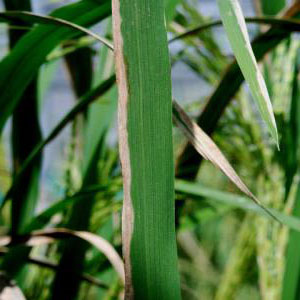
#> input picture err_dir/BACTERIALBLIGHT_009_i.png, 300 x 300 px, given in place of DSC_0306_1.jpg, which was not available
$ jupyter execute --allow-errors '计算病害等级.ipynb'   (text cells are left out)
#> lines starting #> are read from the running program, lines starting #| are printed output that depends on the picture; after the words box and inside, x2 and y2 are one past the last pixel; in counts of white or black regions, pixels touching at a corner belong together; pictures that were not available may be replaced by others from this repository, and a replacement may not be noted
[cell 1]
import cv2

try:
    from PIL import Image
except ImportError:
    import Image
import numpy as np
from pathlib import Path
import os
import shutil
from shutil import copy2

[cell 2]
# pic_data/BrownSpot/brownSpot_40
# D:\帅璐宇\tools\pic_data\BrownSpot\brownSpot_40  "//" xyp/  202207092/bs150
# BacterialBlight51  Blast51 BrownSpot96  BB51_10 B51_10 BS96_10  nnndata/Blast_159_1749 BacterialBlight_154_1630
root = Path(r"E:\data\ricedata_v3.0\BrownSpot_150_3")
for i in range(6):
    pathname = 'Severity_{}'.format(i)
    if not (root / pathname).exists():
        os.mkdir(root / pathname)
        os.mkdir(root / pathname / "JPEGImages")
        os.mkdir(root / pathname / "SegmentationClass")
    elif not (root / pathname / "JPEGImages").exists():
        os.mkdir(root / pathname / "JPEGImages")
    elif not (root / pathname / "SegmentationClass").exists():
        os.mkdir(root / pathname / "SegmentationClass")
# [10 lines of commented-out code are left out]
root_img = root / "JPEGImages"
root_mask = root / "SegmentationClass"


save_img_0 = root / "Severity_0" / "JPEGImages"
save_mask_0 = root / "Severity_0" / "SegmentationClass"
save_img_1 = root / "Severity_1" / "JPEGImages"
save_mask_1 = root / "Severity_1" / "SegmentationClass"
save_img_2 = root / "Severity_2" / "JPEGImages"
save_mask_2 = root / "Severity_2" / "SegmentationClass"
save_img_3 = root / "Severity_3" / "JPEGImages"
save_mask_3 = root / "Severity_3" / "SegmentationClass"
save_img_4 = root / "Severity_4" / "JPEGImages"
save_mask_4 = root / "Severity_4" / "SegmentationClass"
save_img_5 = root / "Severity_5" / "JPEGImages"
save_mask_5 = root / "Severity_5" / "SegmentationClass"
orig_list = [path.stem for path in root_img.iterdir()]
mask_list = [path.stem for path in root_mask.iterdir()]
leavelnum = [0,0,0,0,0,0]
whichnum = [0, 0]
for name in orig_list:
        name = 'DSC_0306_1'
    # if (name in mask_list) and (name != 'Thumbs'):

        path_orig = root_img / (name + '.jpg')
        path_mask = root_mask / (name + '.png')
        print(path_orig)
        img_src = cv2.imread(str(path_orig))
#> img_src is the input picture: shape (300, 300, 3); mean B, G, R 64.1, 110.9, 79.9
        image = cv2.imread(str(path_mask), 0)
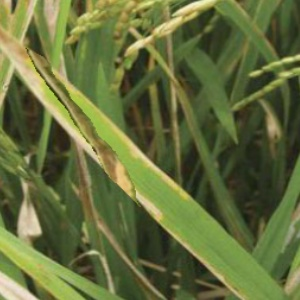
#> input picture err_dir/BACTERIALBLIGHT_038_0_i.png, 300 x 300 px, given in place of DSC_0306_1.png, which was not available
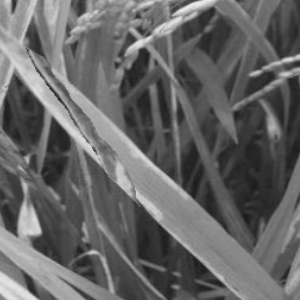
#> image: shape (300, 300); min 24, max 238, mean 101.3
        # img_src = Image.open(str(path_orig))
        # image = Image.open(str(path_mask))
        # image = cv2.imread(str(path_mask))
        height = image.shape[0]
#> height = 300
        width = image.shape[1]
#> width = 300
        k = 0
        m = 0

        # 计算各颜色像素面积
        for i in range(height):
            for j in range(width):
                if (image[i, j] == 106):
                    m = m + 1
                elif (image[i, j] != 0):
                    k = k + 1
#> after the loop, k = 89405; m = 595
        n = 0
        a = 0
        b = 0
        # 按面积比例划分病变等级
        if (k == 0):
            a = 0

        elif (k / (m + k) <= 0.1):
            a = 1
        elif (k / (m + k) > 0.1 and k / (m + k) <= 0.25):
            a = 2
        elif (k / (m + k) > 0.25 and k / (m + k) <= 0.45):
            a = 3
        elif (k / (m + k) > 0.45 and k / (m + k) <= 0.65):
            a = 4
        elif (k / (m + k) > 0.65):
            a = 5
        else:
            pass
        # image = cv2.imread(str(path_mask), 0)

        h = image.shape[0]
#> h = 300
        w = image.shape[1]
#> w = 300
        for i in range(h):
            for j in range(w):
                if (image[i, j] == 106):
                    image[i, j] = 0
                elif (image[i, j] != 0):
                    image[i, j] = 225
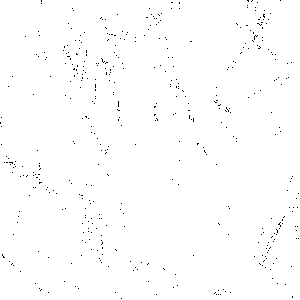
#> image: shape (300, 300); values 0 (black) and 225 (white), 99.3% white; black in thin lines or dots
        # 轮廓发现

        contours, hierarchy = cv2.findContours(image, cv2.RETR_EXTERNAL, cv2.CHAIN_APPROX_SIMPLE)
#> contours = 1 contour; box (x1, y1, x2, y2) and area: (0, 0, 300, 300) 89390
        # 在图片上显示信息 并画框
        dn = len(contours)
#> dn = 1
        if dn >= 1 and dn <= 5:
            b = 1
        elif dn > 5 and dn <= 10:
            b = 2
        elif dn > 10 and dn <= 15:
            b = 3
        elif dn > 15 and dn <= 20:
            b = 4
        elif dn > 20:
            b = 5
        else:
            b = 0
        c = 0
        if (a >= b):
            c = a
            whichnum[0] += 1
        else:
            c = b
            whichnum[1] += 1
        leavelnum[c] += 1
        if (c == 1):
            # cv2.imwrite(str(save_img_1 / (path_orig.stem + '.jpg')), img_src)
            shutil.copy(path_orig, save_img_1)
            shutil.copy(path_mask, save_mask_1)

            # cv2.imwrite(str(save_mask_1 / (path_orig.stem + '.png')), image)
        elif (c == 2):
            shutil.copy(path_orig, save_img_2)
            shutil.copy(path_mask, save_mask_2)
        elif (c == 3):
            shutil.copy(path_orig, save_img_3)
            shutil.copy(path_mask, save_mask_3)
        elif (c == 4):
            shutil.copy(path_orig, save_img_4)
            shutil.copy(path_mask, save_mask_4)
        elif (c == 5):
            shutil.copy(path_orig, save_img_5)
            shutil.copy(path_mask, save_mask_5)
        else:
            shutil.copy(path_orig, save_img_0)
            shutil.copy(path_mask, save_mask_0)
print(leavelnum, whichnum)

[cell 3]
print(leavelnum, whichnum)

#> (a cell that did not finish here is left out)

[cell 5]
# [87 lines left out: function get_info, not called in this run]

[cell 6]
import cv2
from pathlib import Path

err_dir = Path('./err_dir')
class_metric_list = dict(
    class_bs = [[0,0,0,0,0,0],    [0,0,0,0,0,0],    [0,0,0,0,0,0],    [0,0,0,0,0,0],    [0,0,0,0,0,0],    [0,0,0,0,0,0]],
    class_bb = [[0,0,0,0,0,0],    [0,0,0,0,0,0],    [0,0,0,0,0,0],    [0,0,0,0,0,0],    [0,0,0,0,0,0],    [0,0,0,0,0,0]],
    class_b = [[0,0,0,0,0,0],    [0,0,0,0,0,0],    [0,0,0,0,0,0],    [0,0,0,0,0,0],    [0,0,0,0,0,0],    [0,0,0,0,0,0]]
)
metric_list = [    [0,0,0],    [0,0,0],    [0,0,0]]
class_dicts = {0:'class_bs', 1:'class_b', 2:'class_bb'}

gray_root = Path(r'E:\data\ricedata_v3.0\cp\SegmentationClass')
pre_root = Path(r'D:\yesy\SegFormer-master\tools\new3sly23show_dir')
ima_root = Path(r'E:\data\ricedata_v3.0\cp\JPEGImages')
# gray_list = [path for path in gray_root.iterdir()]

whichnum = [0,0]
leavelnum= [0,0,0,0,0,0]
#> (the rest of this cell did not finish here and is left out)

[cell 7]
import cv2
from pathlib import Path


class_metric_list = dict(
    class_bs = [[0,0,0,0,0,0],    [0,0,0,0,0,0],    [0,0,0,0,0,0],    [0,0,0,0,0,0],    [0,0,0,0,0,0],    [0,0,0,0,0,0]],
    class_bb = [[0,0,0,0,0,0],    [0,0,0,0,0,0],    [0,0,0,0,0,0],    [0,0,0,0,0,0],    [0,0,0,0,0,0],    [0,0,0,0,0,0]],
    class_b = [[0,0,0,0,0,0],    [0,0,0,0,0,0],    [0,0,0,0,0,0],    [0,0,0,0,0,0],    [0,0,0,0,0,0],    [0,0,0,0,0,0]]
)
metric_list = [    [0,0,0],    [0,0,0],    [0,0,0]]
class_dicts = {0:'class_bs', 1:'class_b', 2:'class_bb'}

gray_root = Path(r'E:\data\ricedata_v3.0\cp\SegmentationClass')
pre_root = Path(r'D:\yesy\SegFormer-master\tools\newdr18show_dir')
# gray_list = [path for path in gray_root.iterdir()]

whichnum = [0,0]
leavelnum= [0,0,0,0,0,0]
#> (the rest of this cell did not finish here and is left out)

[cell 8]
import cv2
from pathlib import Path


class_metric_list = dict(
    class_bs = [[0,0,0,0,0,0],    [0,0,0,0,0,0],    [0,0,0,0,0,0],    [0,0,0,0,0,0],    [0,0,0,0,0,0],    [0,0,0,0,0,0]],
    class_bb = [[0,0,0,0,0,0],    [0,0,0,0,0,0],    [0,0,0,0,0,0],    [0,0,0,0,0,0],    [0,0,0,0,0,0],    [0,0,0,0,0,0]],
    class_b = [[0,0,0,0,0,0],    [0,0,0,0,0,0],    [0,0,0,0,0,0],    [0,0,0,0,0,0],    [0,0,0,0,0,0],    [0,0,0,0,0,0]]
)
metric_list = [    [0,0,0],    [0,0,0],    [0,0,0]]
class_dicts = {0:'class_bs', 1:'class_b', 2:'class_bb'}

gray_root = Path(r'E:\data\ricedata_v3.0\cp\SegmentationClass')
pre_root = Path(r'D:\yesy\SegFormer-master\tools\newsegb1show_dir')
# gray_list = [path for path in gray_root.iterdir()]

whichnum = [0,0]
leavelnum= [0,0,0,0,0,0]
#> (the rest of this cell did not finish here and is left out)

[cell 9]
class_name = dict(class_bs = {'sum': 0, 'leavelnum': [0,0,0,0,0,0]},
                  class_b = {'sum': 0, 'leavelnum': [0,0,0,0,0,0]},
                  class_bb = {'sum': 0, 'leavelnum': [0,0,0,0,0,0]}
)
class_num = {'class_bs': 43335666, 'class_b': 2233323, 'class_bb': 634534}
tmp = zip(class_num.values(), class_num.keys())
# final_class = max(tmp)
# print(list(tmp), final_class[1], class_name[final_class[1]]['leavelnum'])

#> (the rest of this cell did not finish here and is left out)

[cell 10]
bs = Path('brownspot_orig_088.png')
bb = Path('blight_32_0.png')
bbb = Path('blast_53_1.png')
imagebs = cv2.imread(str(bs), 0)
imagebb = cv2.imread(str(bb), 0)
imagebbb = cv2.imread(str(bbb), 0)
imagelist = {'bs': imagebs, 'bb': imagebb, 'b': imagebbb}

image = imagebs
height = image.shape[0]
width = image.shape[1]
for i in range(height):
    for j in range(width):
        if (image[i, j] != 0 and image[i, j] != 106):
            print(name, image[i, j])
            break;
            break;
#> this loop made 300 passes
#| DSC_0306_1 156
#| DSC_0306_1 154
#| DSC_0306_1 155
#| DSC_0306_1 157
#| DSC_0306_1 155
#| DSC_0306_1 150
#| DSC_0306_1 147
#| DSC_0306_1 147
#> (further printed lines are left out)

[cell 11]
imagelist = {'bs': imagebs, 'bb': imagebb, 'b': imagebbb}
for i in imagelist:
    print(i)
#> this loop made 3 passes
#| bs
#| bb
#| b

[cell 12]
from pathlib import Path


root = Path(r'E:\data\ricedata_v3.0\推理图片\al')
sum = ''
path_list = [path for path in root.iterdir()]

# for path in path_list:
    # image_list = [root]
for image in path_list:
    tmp = (str(image.stem) + '\n')
    sum += tmp

print(sum)
with open('./test.txt', 'w') as f:
    f.write(sum)
